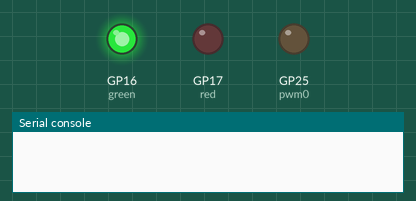
A program run on a simulated Raspberry Pi Pico running MicroPython. On the bench: output pins drawn as LEDs (lit = HIGH), the last lines printed to the serial console.

Above: at 0.05 s.
At 1.0 s:
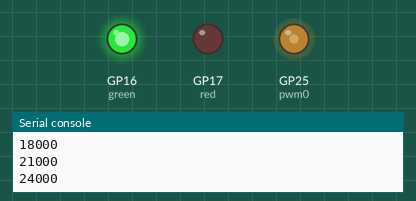
At 1.95 s:
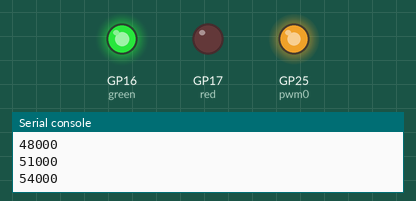
At 3.95 s:
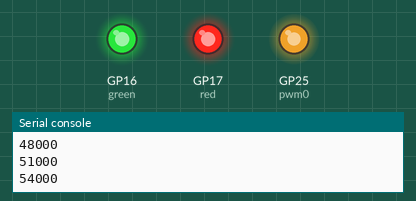
Timing chart, 0 to 5.2 s (numbered marks = the images above):
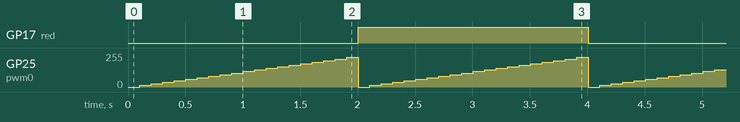

Measured:
- by itself, GP17 (red): alternates HIGH for 2.0 s and LOW for 2.0 s

The program:

pwm_test.py
```python
from machine import Pin, PWM
import time

#xiao rp2040
#color led
BLUE = 25
GREEN = 16
RED  = 17

pwm0 = PWM(Pin(BLUE), freq=50, duty_u16=32768)
green = Pin(GREEN, Pin.OUT)
red = Pin(RED, Pin.OUT)
green.on() # ON/OFF is reverted on xiao board. ON=led_off
red.off()  #

while True:
    for d in range(0,60000,3000):
        pwm0.duty_u16(d)
        time.sleep_ms(100)
        print(d)
    red.toggle()

    
```
